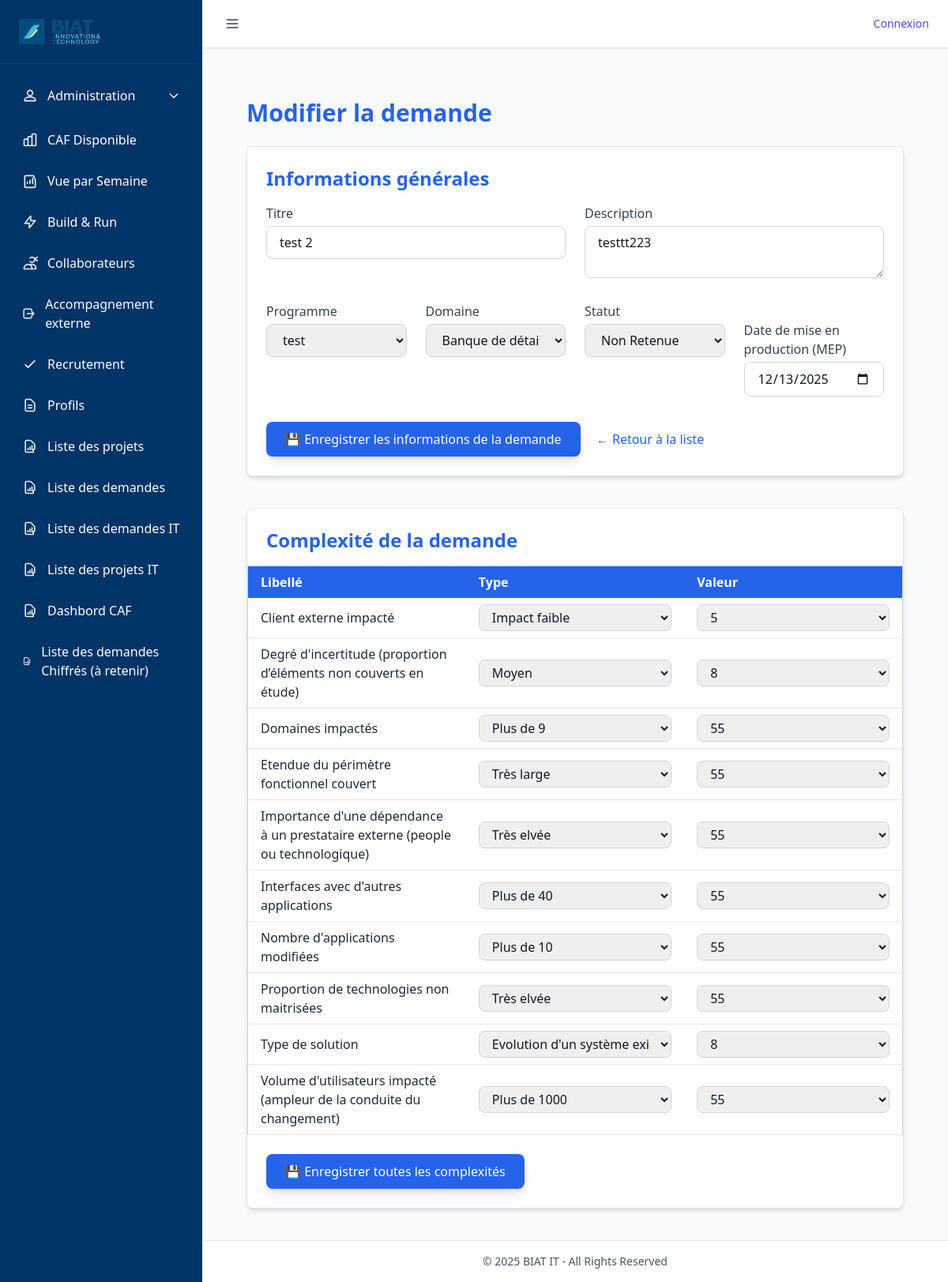
The app's page /projet/modifier_demande/2, older data.
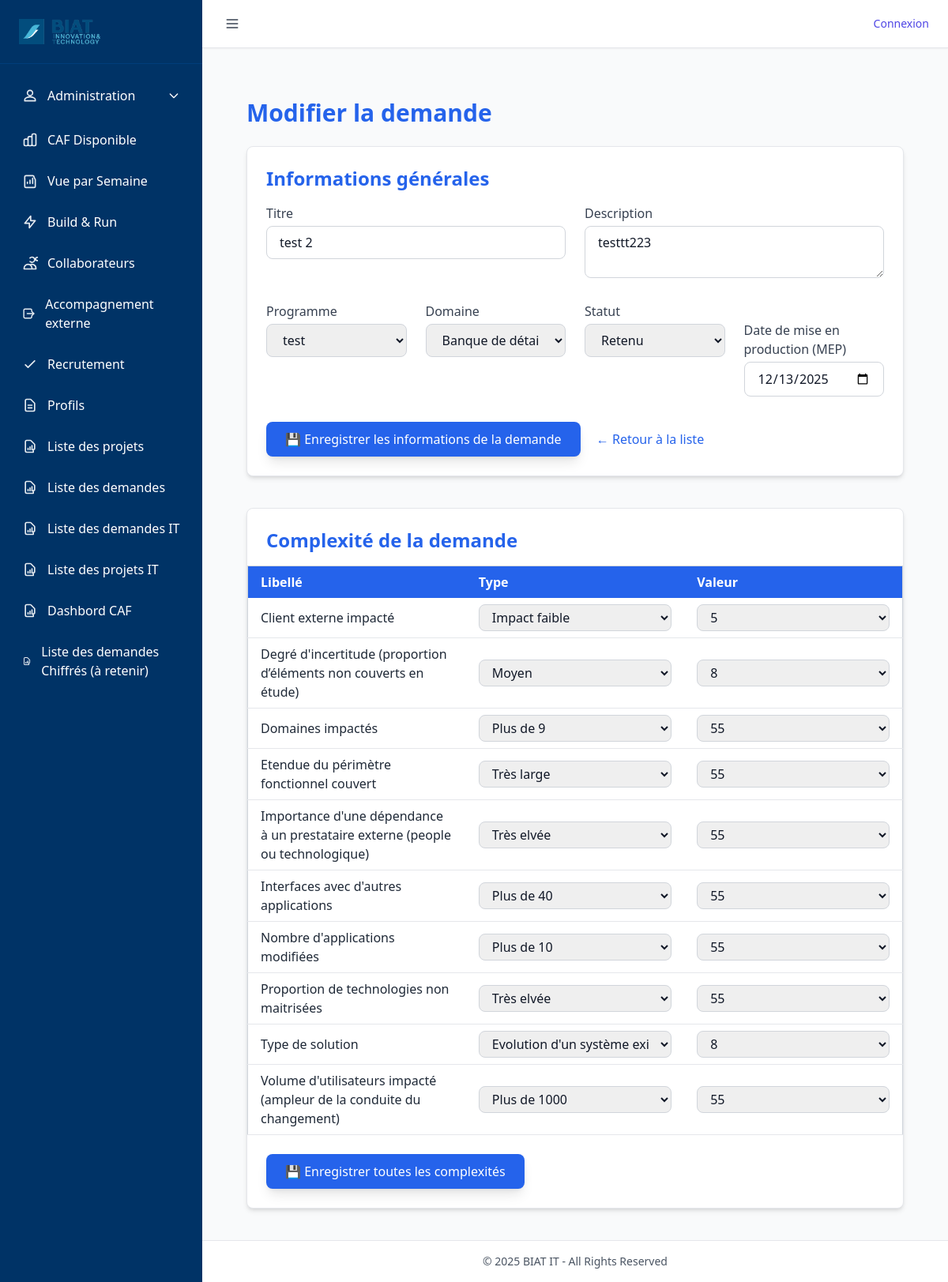
The same page, newer data.
### tables this page shows
CREATE TABLE Projet (
    id INTEGER PRIMARY KEY AUTOINCREMENT,
    ref_opg NUMERIC,
    titre_projet NVARCHAR(200),
    description NVARCHAR(300),
    id_release INTEGER,
    id_programme INTEGER,
    score_complexite NUMERIC,
    date_mep DATE,
    retenue INTEGER,
    idate DATE,
    iuser INTEGER,
    uuser INTEGER,
    udate DATE,
    id_domaine INTEGER,
    id_categorie INTEGER,
    id_statut INTEGER,
    estimation_jh REAL DEFAULT 0,
    id_statut_demande INTEGER,
    type TEXT,
    score_wsjf REAL,
    score_valeur_metier NUMERIC  -- ✅ changé ici
, priority INTEGER);

CREATE TABLE Statut_demande (
    id INTEGER PRIMARY KEY AUTOINCREMENT,
    nom TEXT NOT NULL UNIQUE,
    idate DATETIME DEFAULT (DATETIME('now')),
    iuser INTEGER,
    udate DATETIME,
    uuser INTEGER
);

CREATE TABLE "Programme" (
	"id"	INTEGER,
	"nom"	NVARCHAR(200),
	"idate"	DATE,
	"iuser"	INTEGER,
	"uuser"	INTEGER,
	"udate"	DATE, type NVARCHAR(200),
	PRIMARY KEY("id" AUTOINCREMENT)
);

CREATE TABLE domaines (
    id INTEGER PRIMARY KEY AUTOINCREMENT,
    nom TEXT NOT NULL UNIQUE,
    description TEXT,
    coefficient REAL DEFAULT 1,
    idate DATETIME DEFAULT CURRENT_TIMESTAMP,
    iuser TEXT,
    uuser TEXT,
    udate DATETIME
);

### routes/projet_routes.py (the view, shortened to what this page needs)
@projet_bp.route("/modifier_demande/<projet_id>", methods=["GET", "POST"])
def modifier_demande(projet_id):
    conn = get_db()
    cur = conn.cursor()
    demande = query_db("SELECT * FROM Projet WHERE id = ?", [projet_id], one=True)
    if not demande:
        flash("❌ Demande introuvable.", "error")
        return redirect(url_for("projet.liste_demandes"))
    ancien_domaine = demande["id_domaine"]
    ancien_score_complexite = demande["score_complexite"]
    programmes = query_db("SELECT id, nom FROM programme ORDER BY nom")
    domaines = query_db("SELECT id, nom FROM domaines ORDER BY nom")
    categories = query_db("SELECT id, nom FROM categorie ORDER BY nom")
    statuts = query_db("SELECT id, nom FROM statut_demande ORDER BY nom")
    libelles_complexite = query_db("""
        SELECT DISTINCT libelle FROM complexite
        WHERE libelle IS NOT NULL AND libelle <> ''
        ORDER BY libelle
    """)
    complexites = []
    for l in libelles_complexite:
        lib = l["libelle"]
        valeur_existante = query_db("""
            SELECT c.id AS id_complexite, c.libelle, c.type_libelle, c.valeur_libelle
            FROM complexite_projet cp
            JOIN complexite c ON c.id = cp.id_complexite
            WHERE cp.id_projet = ? AND c.libelle = ?
            LIMIT 1
        """, [projet_id, lib], one=True)
        if valeur_existante:
            complexites.append(valeur_existante)
    complexite_possibles = query_db("""
        SELECT DISTINCT libelle, id, type_libelle, valeur_libelle
        FROM complexite
        WHERE type_libelle IS NOT NULL AND type_libelle <> ''
        ORDER BY id
    """)
    dropdowns_complexite = {}
    for c in complexite_possibles:
        dropdowns_complexite.setdefault(c["libelle"], []).append(dict(c))
    return render_template(
        "modifier_demande.html",
        demande=demande,
        programmes=programmes,
        domaines=domaines,
        statuts=statuts,
        complexites=complexites,
        dropdowns_complexite=dropdowns_complexite,
    )

### utils/db_utils.py (called while the page is built)
def get_connection():
    conn = sqlite3.connect(
        DB_PATH,
        timeout=60,               # ⏱️ Patiente jusqu'à 60s avant "database is locked"
        check_same_thread=False
    )
    conn.row_factory = sqlite3.Row
    conn.execute("PRAGMA journal_mode=WAL;")      # Autorise les écritures concurrentes
    conn.execute("PRAGMA synchronous=NORMAL;")    # Bon compromis vitesse/sécurité
    conn.execute("PRAGMA foreign_keys = ON;")     # Active les clés étrangères
    conn.execute("PRAGMA busy_timeout = 60000;")  # Attend 60s avant d'abandonner une écriture
    return conn

def get_db():
    return get_connection()

def query_db(query, args=(), one=False, retries=3, delay=1):
    for attempt in range(retries):
        try:
            conn = get_connection()
            cur = conn.execute(query, args)
            rows = cur.fetchall()
            cur.close()
            conn.close()
            return (rows[0] if rows else None) if one else rows
        except sqlite3.OperationalError as e:
            if "locked" in str(e).lower() and attempt < retries - 1:
                time.sleep(delay)
                continue
            raise

### templates/modifier_demande.html (shortened to what the changed rows need)
{% extends "base.html" %}
{% block content %}
<div class="max-w-6xl mx-auto px-8 py-10">
  <h1 class="text-3xl font-bold mb-6 text-blue-600">Modifier la demande</h1>
  <form method="POST" class="bg-white shadow-md rounded-lg p-6 mb-10 border border-gray-200">
    <h2 class="text-2xl font-semibold text-blue-600 mb-4">Informations générales</h2>
    <div class="grid grid-cols-1 md:grid-cols-2 gap-6">
      <div>
        <label class="block font-medium text-gray-700 mb-1">Titre</label>
        <input type="text" name="titre" value="{{ demande.titre_projet }}"
               class="w-full border border-gray-300 rounded-lg px-4 py-2 focus:ring-blue-400 focus:border-blue-400">
      </div>
      <div>
        <label class="block font-medium text-gray-700 mb-1">Description</label>
        <textarea name="description" rows="2"
                  class="w-full border border-gray-300 rounded-lg px-4 py-2 focus:ring-blue-400 focus:border-blue-400">{{ demande.description }}</textarea>
      </div>
    </div>
    <div class="grid grid-cols-1 md:grid-cols-4 gap-6 mt-6">
      <div>
        <label class="block font-medium text-gray-700 mb-1">Programme</label>
        <select name="id_programme" onchange="loadPhasesProgramme()"
                class="w-full border border-gray-300 rounded-lg px-4 py-2 focus:ring-blue-400 focus:border-blue-400">
          {% for prog in programmes %}
            <option value="{{ prog.id }}" {% if prog.id == demande.id_programme %}selected{% endif %}>
              {{ prog.nom }}
            </option>
          {% endfor %}
        </select>
      </div>
      <div>
        <label class="block font-medium text-gray-700 mb-1">Domaine</label>
        <select name="id_domaine"
                class="w-full border border-gray-300 rounded-lg px-4 py-2 focus:ring-blue-400 focus:border-blue-400">
          {% for d in domaines %}
            <option value="{{ d.id }}" {% if d.id == demande.id_domaine %}selected{% endif %}>
              {{ d.nom }}
            </option>
          {% endfor %}
        </select>
      </div>
      <div>
        <label class="block font-medium text-gray-700 mb-1">Statut</label>
        <select name="statut"
                class="w-full border border-gray-300 rounded-lg px-4 py-2 focus:ring-blue-400 focus:border-blue-400">
          {% for s in statuts %}
            <option value="{{ s.id }}" {% if s.id == demande.retenue %}selected{% endif %}>
              {{ s.nom }}
            </option>
          {% endfor %}
        </select>
      </div>
    <div class="mt-6">
      <label class="block font-medium text-gray-700 mb-1">Date de mise en production (MEP)</label>
      <input type="date" name="date_mep" value="{{ demande.date_mep or '' }}"
             class="border border-gray-300 rounded-lg px-4 py-2 focus:ring-blue-400 focus:border-blue-400">
    </div>
</div>
  </form>
  <form method="POST" action="{{ url_for('projet.update_all_complexites_demande', projet_id=demande.id) }}"
        class="bg-white shadow-md rounded-lg border border-gray-200 mt-10">
    <h2 class="text-2xl font-semibold text-blue-600 px-6 pt-6 mb-4">Complexité de la demande</h2>
    <table class="min-w-full border border-gray-300 rounded-lg mb-6">
      <thead class="bg-blue-600 text-white">
        <tr>
          <th class="px-4 py-2 text-left w-1/3">Libellé</th>
          <th class="px-4 py-2 text-left w-1/3">Type</th>
          <th class="px-4 py-2 text-left w-1/3">Valeur</th>
        </tr>
      </thead>
    </table>
  </form>
</div>
{% endblock %}

Row changes from the older to the newer data that the page shows:
changed Projet "test 2": statut "Non Retenue" → "Retenu"
